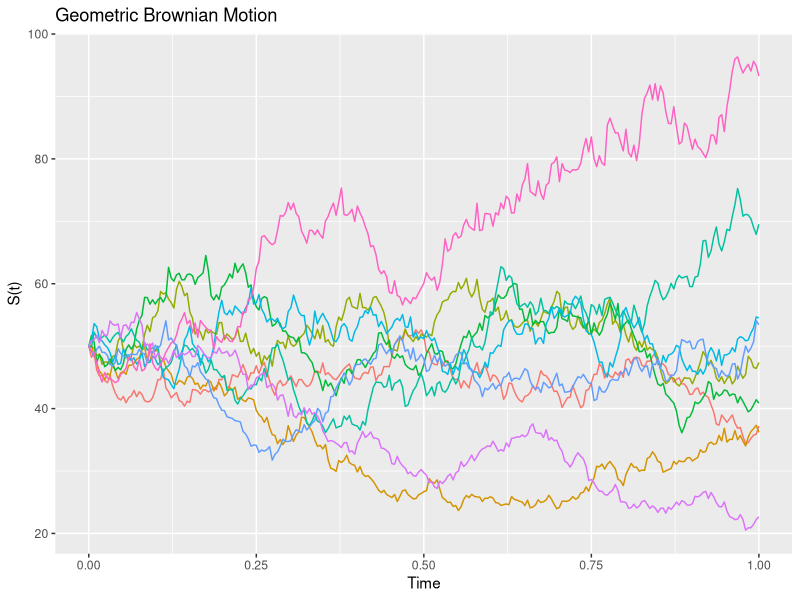
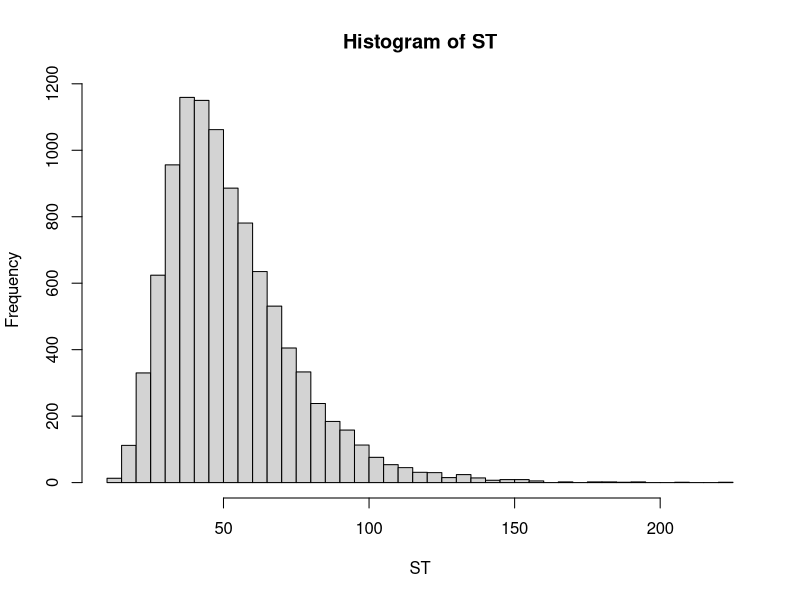

Generate these figures, in order, with R:
rm(list=ls())
library(reshape)
library(ggplot2)

# Parameters
r=0.05 #Risk-free
sigma= 0.4 # Volatility
t= 1 # Time
N= 252 # Number of steps
m= 10000 # Number of paths
S0= 50 # Current stock price
dt= t/N # Time step

# Create an empty matrix to store results
paths1=matrix(NA,ncol=N+1,nrow = m)

# Set initial price
paths1[,1]=S0

# Simulate paths
for (i in 1:N){
  Z=rnorm(m)
  paths1[,i+1]=paths1[,i]*
    exp((r-0.5*sigma*sigma)*dt+sigma*sqrt(dt)*Z)
}

# Plot Paths
time = as.matrix(seq(0,t,length=N+1),ncol=1)
S=t(paths1)
df=as.data.frame(cbind(time,S))

mP= 10 # Limits number of paths being plotted
Anames = rep("",mP)
for (i in 1:mP){
  Anames[i]=paste("A",i,sep = "")
}
names(df)=c("time", Anames)

# x is the id, this holds each time series designations
df.melted=melt(df[,c(1:mP)],id="time")
p= ggplot(data=df.melted, aes(x=time, y=value,color=variable))+
  geom_line()+guides(fill=FALSE, color=FALSE)
p=p+labs(x="Time", y="S(t)",title="Geometric Brownian Motion")
print(p)


rm(list = ls())
library(reshape)

# Parameters
r= 0.05 # Risk-free rate
sigma= 0.4 # Volatility
t= 1 # Time horizon
N= 1 # Number of steps
m= 10000 # Number of paths
S0= 50
K= 50
dt= t/N

# Simulate terminal stock value
ST= S0*exp((r-0.5*sigma*sigma)*dt+sigma*sqrt(dt)*rnorm(m))
hist(ST, breaks=60)

# Define the payoff
hcall= function(S){
  c=pmax(S-K,0)
}
hput= function(S){
  p=pmax(K-S,0)
}
# Call option payoff
HC= hcall(ST)
HP= hput(ST)
dat= as.data.frame(cbind(matrix(c(1:m),ncol=1),
                         matrix(ST,ncol=1),
                         matrix(HC,ncol=1),
                         matrix(HP,ncol=1)))
names(dat)= c("Path","ST","HC","HP")

# Mean:
print(mean(ST))
print(S0*exp(r*t))
print(sd(ST))
print(sqrt(S0^2*exp(2*r*t)*(exp(sigma^2*t)-1)))

# Call option value
C= exp(-r*t)*mean(HC)
P= exp(-r*t)*mean(HP)
SE_C= sd(exp(-r*t)*HC)/sqrt(m)
SE_P= sd(exp(-r*t)*HP)/sqrt(m)
z= 1.96 # 95% confidence Interval

# CI of call
C_up= C+z*SE_C
C_down= C-z*SE_C

# CI of put
P_up= P+z*SE_P
P_down= P-z*SE_P

message(sprintf("Call Option: \n\t$%5.4f ($%5.4f,$%5.4f)",
                C,C_down,C_up))
message(sprintf("Call Option: \n\t$%5.4f ($%5.4f,$%5.4f)",
                P,P_down,P_up))

# Compare to BSM
myBMS= function(S,K,r,t,sigma){
  d1= (log(S/K)+(r+sigma*sigma/2)*t)/(sigma*sqrt(t))
  d2= d1-sigma*sqrt(t)
  c= S*pnorm(d1)- K*exp(-r*t)*pnorm(d2)
  p= -S*pnorm(-d1)+K*exp(-r*t)*pnorm(-d2)
  results= list("c"=c,"p"=p)
  return(results)
}
BMS= myBMS(S0,K,r,t,sigma)
print(BMS)

# Price an Asian option
r= 0.05 # Risk-free rate
sigma= 0.4 # Volatility
t= 1 # Time horizon
N= 252 # Number of steps
m= 10000 # Number of paths
S0= 50
K= 50
dt= t/N

# Simulate asset paths
path2= function(){
  Z= matrix(rnorm(m*N),nrow = m, ncol = N)
  dW= sqrt(dt)*Z
  S= matrix(0, nrow=m, ncol = N+1)
  S[,1]=S0
  for(j in 1:N){
    S[,j+1]= S[,j]*exp((r-0.05*sigma^2)*dt+sigma*dW[,j])
  }
  return(S)
}
paths= path2()

# Calculate average price for each path
mean_price = rowMeans(paths[,-1]) # This excludes the initial price

# Compute payoffs
payoffs = pmax(mean_price-K,0) # Asian call option

# Discount payoffs
asian_option_price= exp(-r*t)*mean(payoffs)

# Output price
print(asian_option_price)
